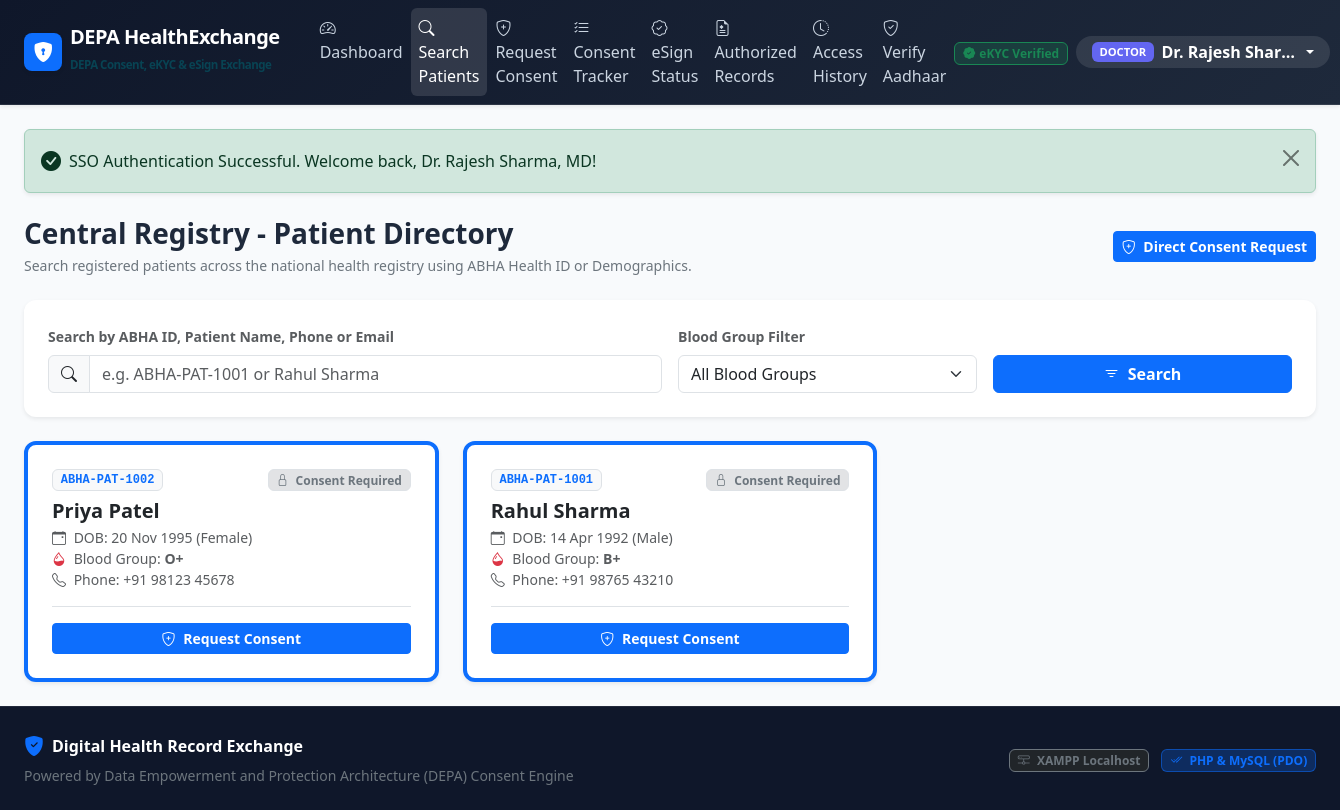
Screenshot of /doctor/search_patients.php (signed in) with the database file from the repository.
### tables this page shows
CREATE TABLE `patients` (
    `id` INT AUTO_INCREMENT PRIMARY KEY,
    `user_id` INT NOT NULL UNIQUE,
    `patient_uid` VARCHAR(50) NOT NULL UNIQUE COMMENT 'DEPA/ABHA Health ID (e.g. ABHA-PAT-1001)',
    `full_name` VARCHAR(100) NOT NULL,
    `dob` DATE NOT NULL,
    `gender` ENUM('Male', 'Female', 'Other') NOT NULL,
    `blood_group` VARCHAR(10) NOT NULL,
    `phone` VARCHAR(20) NOT NULL,
    `address` TEXT NULL,
    `emergency_contact` VARCHAR(100) NULL,
    `created_at` TIMESTAMP DEFAULT CURRENT_TIMESTAMP,
    CONSTRAINT `fk_patients_user` FOREIGN KEY (`user_id`) REFERENCES `users` (`id`) ON DELETE CASCADE,
    INDEX `idx_patient_uid` (`patient_uid`),
    INDEX `idx_blood_group` (`blood_group`)
);

### doctor/search_patients.php (the view, shortened to what this page needs)
<?php
$pdo = get_db_connection();
$userId = get_logged_user_id();
$searchQuery = trim($_GET['q'] ?? '');
$query = "SELECT p.*, u.email,
                 (SELECT COUNT(*) FROM `consent_requests` WHERE `patient_id` = p.id AND `requester_user_id` = ? AND `status` IN ('Approved', 'Active') AND `expiry_date` >= NOW()) AS active_consents_count
          FROM `patients` p
          JOIN `users` u ON p.user_id = u.id
          WHERE u.status = 'active'";
$params = [$userId];
$query .= " ORDER BY p.full_name ASC";
$stmt = $pdo->prepare($query);
$stmt->execute($params);
$patients = $stmt->fetchAll();
require_once ROOT_DIR . 'includes/header.php';
?>
<div class="d-flex flex-wrap justify-content-between align-items-center mb-4">
    <div>
        <h3 class="fw-bold mb-1">Central Registry - Patient Directory</h3>
        <p class="text-secondary small mb-0">Search registered patients across the national health registry using ABHA Health ID or Demographics.</p>
    </div>
    <div>
        <a href="<?= BASE_URL ?>doctor/request_consent.php" class="btn btn-primary btn-sm fw-semibold">
            <i class="bi bi-shield-plus me-1"></i> Direct Consent Request
        </a>
    </div>
</div>
<div class="card card-custom shadow-sm border-0 mb-4">
    <div class="card-body p-3 p-md-4">
        <form method="GET" action="" class="row g-3 align-items-center">
            <div class="col-md-6">
                <label class="form-label fw-semibold small text-muted">Search by ABHA ID, Patient Name, Phone or Email</label>
                <div class="input-group">
                    <span class="input-group-text bg-light"><i class="bi bi-search"></i></span>
                    <input type="text" name="q" class="form-control" placeholder="e.g. ABHA-PAT-1001 or Rahul Sharma" value="<?= e($searchQuery) ?>">
                </div>
            </div>
            <div class="col-md-3">
                <label class="form-label fw-semibold small text-muted">Blood Group Filter</label>
                <select name="blood_group" class="form-select">
                    <option value="">All Blood Groups</option>
                </select>
            </div>
            <div class="col-md-3 d-flex gap-2 align-items-end mt-md-auto">
                <button type="submit" class="btn btn-primary w-100 fw-semibold">
                    <i class="bi bi-filter me-1"></i> Search
                </button>
            </div>
        </form>
    </div>
</div>
<div class="row g-4">
    <?php if (empty($patients)): ?>
        <div class="col-12 text-center py-5">
            <div class="card card-custom p-5">
                <i class="bi bi-person-x display-4 text-muted mb-3"></i>
                <h5 class="text-secondary">No Registered Patients Found</h5>
                <p class="text-muted small">No active patients match your search criteria in the Central DEPA Registry.</p>
            </div>
        </div>
    <?php else: ?>
        <?php foreach ($patients as $p): ?>
            <div class="col-md-6 col-lg-4">
                <div class="card card-custom h-100 shadow-sm border-top border-4 <?= ($p['active_consents_count'] > 0) ? 'border-success' : 'border-primary' ?>">
                    <div class="card-body p-4 d-flex flex-column justify-content-between">
                        <div>
                            <div class="d-flex justify-content-between align-items-start mb-2">
                                <span class="badge bg-light text-primary border font-monospace"><?= e($p['patient_uid']) ?></span>
                                <?php if ($p['active_consents_count'] > 0): ?>
                                    <span class="badge bg-success-subtle text-success border border-success-subtle">
                                        <i class="bi bi-shield-check me-1"></i> Consent Active
                                    </span>
                                <?php else: ?>
                                    <span class="badge bg-secondary-subtle text-secondary border">
                                        <i class="bi bi-lock me-1"></i> Consent Required
                                    </span>
                                <?php endif; ?>
                            </div>
                            <h5 class="fw-bold text-dark mb-1"><?= e($p['full_name']) ?></h5>
                            <div class="text-muted small mb-3">
                                <div><i class="bi bi-calendar-event me-1"></i> DOB: <?= e(date('d M Y', strtotime($p['dob']))) ?> (<?= e($p['gender']) ?>)</div>
                                <div><i class="bi bi-droplet-half text-danger me-1"></i> Blood Group: <strong><?= e($p['blood_group']) ?></strong></div>
                                <div><i class="bi bi-telephone me-1"></i> Phone: <?= e($p['phone']) ?></div>
                            </div>
                        </div>
                        <div class="pt-3 border-top d-flex gap-2">
                            <a href="<?= BASE_URL ?>doctor/request_consent.php?patient_id=<?= $p['id'] ?>" class="btn btn-primary btn-sm w-100 fw-semibold">
                                <i class="bi bi-shield-plus me-1"></i> Request Consent
                            </a>
                        </div>
                    </div>
                </div>
            </div>
        <?php endforeach; ?>
    <?php endif; ?>
</div>
<?php require_once ROOT_DIR . 'includes/footer.php'; ?>

### assets/css/style.css (style rules this page uses)
:root { --primary-color: #0d6efd; --primary-dark: #0a58ca; --primary-light: #e7f1ff; --secondary-color: #475569; --success-color: #10b981; --success-light: #d1fae5; --warning-color: #f59e0b; --warning-light: #fef3c7; --danger-color: #ef4444; --danger-light: #fee2e2; --depa-blue: #0284c7; --depa-cyan: #06b6d4; --depa-purple: #7c3aed; --bg-body: #f8fafc; --card-shadow: 0 4px 6px -1px rgba(0, 0, 0, 0.07), 0 2px 4px -2px rgba(0, 0, 0, 0.05); --card-shadow-hover: 0 10px 15px -3px rgba(0, 0, 0, 0.08), 0 4px 6px -4px rgba(0, 0, 0, 0.04); }
body { background-color: var(--bg-body); font-family: 'Segoe UI', system-ui, -apple-system, BlinkMacSystemFont, Roboto, sans-serif; color: #1e293b; min-height: 100vh; display: flex; flex-direction: column; }
.card-custom { background: #ffffff; border: 1px solid #e2e8f0; border-radius: 12px; box-shadow: var(--card-shadow); }

### rows the page displays
patients: patient_uid "ABHA-PAT-1002", full_name "Priya Patel", dob "20 Nov 1995", gender "Female", blood_group "O+", phone "+91 98123 45678"
patients: patient_uid "ABHA-PAT-1001", full_name "Rahul Sharma", dob "14 Apr 1992", gender "Male", blood_group "B+", phone "+91 98765 43210"

### other values shown
APP_SHORT_NAME "DEPA HealthExchange"
$userRole "DOCTOR"
$userName "Dr. Rajesh Shar…"
$flash['message'] "SSO Authentication Successful. Welcome back, Dr. Rajesh Sharma, MD!"
APP_NAME "Digital Health Record Exchange"
